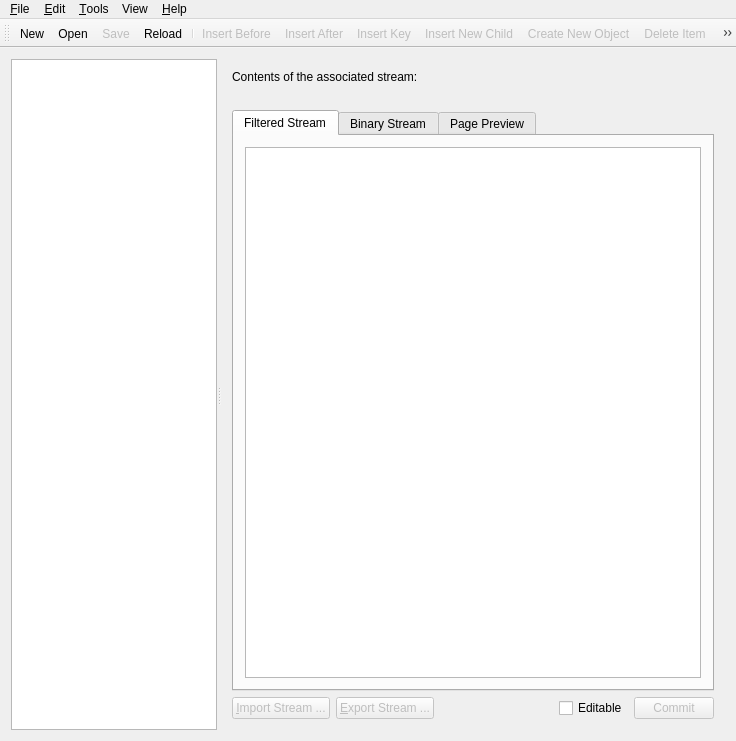
<ui version="4.0" >
 <class>PoDoFoBrowserBase</class>
 <widget class="QMainWindow" name="PoDoFoBrowserBase" >
  <property name="geometry" >
   <rect>
    <x>0</x>
    <y>0</y>
    <width>736</width>
    <height>741</height>
   </rect>
  </property>
  <property name="windowTitle" >
   <string>PoDoFo Browser</string>
  </property>
  <widget class="QWidget" name="widget" >
   <layout class="QGridLayout" name="gridLayout_3" >
    <item row="0" column="0" >
     <widget class="QSplitter" name="splitter" >
      <property name="orientation" >
       <enum>Qt::Horizontal</enum>
      </property>
      <widget class="QTreeView" name="listObjects" >
       <property name="mouseTracking" >
        <bool>false</bool>
       </property>
       <property name="alternatingRowColors" >
        <bool>true</bool>
       </property>
       <property name="indentation" >
        <number>15</number>
       </property>
       <property name="rootIsDecorated" >
        <bool>true</bool>
       </property>
      </widget>
      <widget class="QWidget" native="1" name="widget_2" >
       <layout class="QGridLayout" name="gridLayout_5" >
        <item row="0" column="0" >
         <layout class="QHBoxLayout" name="horizontalLayout" >
          <item>
           <widget class="QLabel" name="textLabel1" >
            <property name="sizePolicy" >
             <sizepolicy vsizetype="Preferred" hsizetype="Preferred" >
              <horstretch>2</horstretch>
              <verstretch>0</verstretch>
             </sizepolicy>
            </property>
            <property name="text" >
             <string>Contents of the associated stream:</string>
            </property>
            <property name="wordWrap" >
             <bool>false</bool>
            </property>
           </widget>
          </item>
         </layout>
        </item>
        <item row="1" column="0" >
         <widget class="QLabel" name="labelStream" >
          <property name="text" >
           <string/>
          </property>
          <property name="wordWrap" >
           <bool>false</bool>
          </property>
         </widget>
        </item>
        <item row="2" column="0" >
         <widget class="QTabWidget" name="stackedWidget" >
          <property name="currentIndex" >
           <number>0</number>
          </property>
          <widget class="QWidget" name="pageStream" >
           <attribute name="title" >
            <string>Filtered Stream</string>
           </attribute>
           <layout class="QGridLayout" name="gridLayout_4" >
            <item row="0" column="0" >
             <widget class="QTextEdit" name="textStream" >
              <property name="undoRedoEnabled" >
               <bool>false</bool>
              </property>
              <property name="readOnly" >
               <bool>true</bool>
              </property>
              <property name="acceptRichText" >
               <bool>false</bool>
              </property>
              <property name="textInteractionFlags" >
               <set>Qt::TextBrowserInteraction</set>
              </property>
             </widget>
            </item>
           </layout>
          </widget>
          <widget class="QWidget" name="pageHexView" >
           <attribute name="title" >
            <string>Binary Stream</string>
           </attribute>
           <layout class="QGridLayout" name="gridLayout_2" >
            <item row="0" column="0" >
             <widget class="QHexView" native="1" name="hexView" />
            </item>
           </layout>
          </widget>
          <widget class="QWidget" name="pageView" >
           <attribute name="title" >
            <string>Page Preview</string>
           </attribute>
           <layout class="QGridLayout" name="gridLayout" >
            <item row="0" column="0" colspan="2" >
             <widget class="PodofoView" name="podofoView" />
            </item>
            <item row="1" column="0" >
             <spacer name="horizontalSpacer" >
              <property name="orientation" >
               <enum>Qt::Horizontal</enum>
              </property>
              <property name="sizeHint" stdset="0" >
               <size>
                <width>384</width>
                <height>20</height>
               </size>
              </property>
             </spacer>
            </item>
            <item row="1" column="1" >
             <widget class="QPushButton" name="reloadButton" >
              <property name="text" >
               <string>Reload</string>
              </property>
             </widget>
            </item>
           </layout>
          </widget>
         </widget>
        </item>
        <item row="3" column="0" >
         <layout class="QHBoxLayout" >
          <property name="spacing" >
           <number>6</number>
          </property>
          <property name="margin" >
           <number>0</number>
          </property>
          <item>
           <widget class="QPushButton" name="buttonImport" >
            <property name="enabled" >
             <bool>false</bool>
            </property>
            <property name="text" >
             <string>&amp;Import Stream ...</string>
            </property>
            <property name="shortcut" >
             <string>Alt+I</string>
            </property>
           </widget>
          </item>
          <item>
           <widget class="QPushButton" name="buttonExport" >
            <property name="enabled" >
             <bool>false</bool>
            </property>
            <property name="text" >
             <string>&amp;Export Stream ...</string>
            </property>
            <property name="shortcut" >
             <string>Alt+E</string>
            </property>
           </widget>
          </item>
          <item>
           <spacer>
            <property name="orientation" >
             <enum>Qt::Horizontal</enum>
            </property>
            <property name="sizeType" >
             <enum>QSizePolicy::Expanding</enum>
            </property>
            <property name="sizeHint" stdset="0" >
             <size>
              <width>241</width>
              <height>21</height>
             </size>
            </property>
           </spacer>
          </item>
          <item>
           <widget class="QCheckBox" name="checkEditable" >
            <property name="text" >
             <string>Editable</string>
            </property>
           </widget>
          </item>
          <item>
           <widget class="QPushButton" name="commitButton" >
            <property name="enabled" >
             <bool>false</bool>
            </property>
            <property name="text" >
             <string>Commit</string>
            </property>
           </widget>
          </item>
         </layout>
        </item>
       </layout>
      </widget>
     </widget>
    </item>
   </layout>
   <zorder>splitter</zorder>
  </widget>
  <widget class="QToolBar" name="toolBar" >
   <property name="orientation" >
    <enum>Qt::Horizontal</enum>
   </property>
   <attribute name="toolBarArea" >
    <enum>TopToolBarArea</enum>
   </attribute>
   <attribute name="toolBarBreak" >
    <bool>false</bool>
   </attribute>
   <addaction name="fileNewAction" />
   <addaction name="fileOpenAction" />
   <addaction name="fileSaveAction" />
   <addaction name="fileReloadAction" />
   <addaction name="separator" />
   <addaction name="actionInsert_Before" />
   <addaction name="actionInsert_After" />
   <addaction name="actionInsert_Key" />
   <addaction name="actionInsert_Child" />
   <addaction name="actionCreateNewObject" />
   <addaction name="actionRemove_Item" />
   <addaction name="separator" />
   <addaction name="actionCatalogView" />
  </widget>
  <widget class="QMenuBar" name="MenuBar" >
   <property name="geometry" >
    <rect>
     <x>0</x>
     <y>0</y>
     <width>736</width>
     <height>28</height>
    </rect>
   </property>
   <widget class="QMenu" name="helpMenu" >
    <property name="title" >
     <string>&amp;Help</string>
    </property>
    <addaction name="helpAboutAction" />
   </widget>
   <widget class="QMenu" name="fileMenu" >
    <property name="title" >
     <string>&amp;File</string>
    </property>
    <addaction name="fileNewAction" />
    <addaction name="fileOpenAction" />
    <addaction name="fileSaveAction" />
    <addaction name="fileSaveAsAction" />
    <addaction name="fileReloadAction" />
    <addaction name="separator" />
    <addaction name="fileExitAction" />
   </widget>
   <widget class="QMenu" name="menuView" >
    <property name="title" >
     <string>View</string>
    </property>
    <addaction name="actionRefreshView" />
    <addaction name="actionCatalogView" />
   </widget>
   <widget class="QMenu" name="Tools" >
    <property name="title" >
     <string>&amp;Tools</string>
    </property>
    <addaction name="toolsToHexAction" />
    <addaction name="toolsFromHexAction" />
    <addaction name="actionToolsDisplayCodeForSelection" />
   </widget>
   <widget class="QMenu" name="Edit" >
    <property name="title" >
     <string>&amp;Edit</string>
    </property>
    <addaction name="editCutAction" />
    <addaction name="editnew_itemAction" />
    <addaction name="editPasteAction" />
    <addaction name="separator" />
    <addaction name="actionInsert_Before" />
    <addaction name="actionInsert_After" />
    <addaction name="actionInsert_Key" />
    <addaction name="actionInsert_Child" />
    <addaction name="separator" />
    <addaction name="actionCreateNewObject" />
    <addaction name="separator" />
    <addaction name="actionRemove_Item" />
    <addaction name="separator" />
    <addaction name="actionFind" />
    <addaction name="actionFindNext" />
    <addaction name="actionFindPrevious" />
    <addaction name="actionReplace" />
    <addaction name="separator" />
    <addaction name="actionGotoObject" />
    <addaction name="actionGotoPage" />
   </widget>
   <addaction name="fileMenu" />
   <addaction name="Edit" />
   <addaction name="Tools" />
   <addaction name="menuView" />
   <addaction name="helpMenu" />
  </widget>
  <action name="fileNewAction" >
   <property name="icon" >
    <iconset resource="podofobrowserrsrc.qrc" >
     <normaloff>:/icons/filenew.png</normaloff>:/icons/filenew.png</iconset>
   </property>
   <property name="text" >
    <string>&amp;New</string>
   </property>
   <property name="iconText" >
    <string>New</string>
   </property>
   <property name="shortcut" >
    <string>Ctrl+N</string>
   </property>
  </action>
  <action name="fileOpenAction" >
   <property name="icon" >
    <iconset resource="podofobrowserrsrc.qrc" >
     <normaloff>:/icons/fileopen.png</normaloff>:/icons/fileopen.png</iconset>
   </property>
   <property name="text" >
    <string>&amp;Open...</string>
   </property>
   <property name="iconText" >
    <string>Open</string>
   </property>
   <property name="shortcut" >
    <string>Ctrl+O</string>
   </property>
  </action>
  <action name="fileSaveAction" >
   <property name="enabled" >
    <bool>false</bool>
   </property>
   <property name="icon" >
    <iconset resource="podofobrowserrsrc.qrc" >
     <normaloff>:/icons/filesave.png</normaloff>:/icons/filesave.png</iconset>
   </property>
   <property name="text" >
    <string>&amp;Save</string>
   </property>
   <property name="iconText" >
    <string>Save</string>
   </property>
   <property name="shortcut" >
    <string>Ctrl+S</string>
   </property>
  </action>
  <action name="fileSaveAsAction" >
   <property name="enabled" >
    <bool>false</bool>
   </property>
   <property name="icon" >
    <iconset resource="podofobrowserrsrc.qrc" >
     <normaloff>:/icons/filesaveas.png</normaloff>:/icons/filesaveas.png</iconset>
   </property>
   <property name="text" >
    <string>Save &amp;As...</string>
   </property>
   <property name="iconText" >
    <string>Save As</string>
   </property>
   <property name="shortcut" >
    <string/>
   </property>
  </action>
  <action name="fileExitAction" >
   <property name="text" >
    <string>E&amp;xit</string>
   </property>
   <property name="iconText" >
    <string>Exit</string>
   </property>
   <property name="shortcut" >
    <string/>
   </property>
  </action>
  <action name="helpAboutAction" >
   <property name="text" >
    <string>&amp;About</string>
   </property>
   <property name="iconText" >
    <string>About</string>
   </property>
   <property name="shortcut" >
    <string/>
   </property>
  </action>
  <action name="toolsToHexAction" >
   <property name="text" >
    <string>Convert &amp;to Hexstring</string>
   </property>
   <property name="iconText" >
    <string>Convert &amp;to Hexstring</string>
   </property>
  </action>
  <action name="toolsFromHexAction" >
   <property name="text" >
    <string>Convert &amp;from Hexstring</string>
   </property>
   <property name="iconText" >
    <string>Convert &amp;from Hexstring</string>
   </property>
  </action>
  <action name="editCutAction" >
   <property name="enabled" >
    <bool>false</bool>
   </property>
   <property name="text" >
    <string>Cu&amp;t</string>
   </property>
   <property name="iconText" >
    <string>Cu&amp;t</string>
   </property>
  </action>
  <action name="editnew_itemAction" >
   <property name="enabled" >
    <bool>false</bool>
   </property>
   <property name="text" >
    <string>&amp;Copy</string>
   </property>
   <property name="iconText" >
    <string>&amp;Copy</string>
   </property>
  </action>
  <action name="editPasteAction" >
   <property name="enabled" >
    <bool>false</bool>
   </property>
   <property name="text" >
    <string>&amp;Paste</string>
   </property>
   <property name="iconText" >
    <string>&amp;Paste</string>
   </property>
  </action>
  <action name="actionInsert_Before" >
   <property name="enabled" >
    <bool>false</bool>
   </property>
   <property name="icon" >
    <iconset resource="podofobrowserrsrc.qrc" >
     <normaloff>:/icons/insert_elem_above.png</normaloff>:/icons/insert_elem_above.png</iconset>
   </property>
   <property name="text" >
    <string>Insert &amp;Before</string>
   </property>
  </action>
  <action name="actionInsert_After" >
   <property name="enabled" >
    <bool>false</bool>
   </property>
   <property name="icon" >
    <iconset resource="podofobrowserrsrc.qrc" >
     <normaloff>:/icons/insert_elem_below.png</normaloff>:/icons/insert_elem_below.png</iconset>
   </property>
   <property name="text" >
    <string>Insert &amp;After</string>
   </property>
  </action>
  <action name="actionInsert_Child" >
   <property name="enabled" >
    <bool>false</bool>
   </property>
   <property name="icon" >
    <iconset resource="podofobrowserrsrc.qrc" >
     <normaloff>:/icons/insert_child.png</normaloff>:/icons/insert_child.png</iconset>
   </property>
   <property name="text" >
    <string>Insert New &amp;Child</string>
   </property>
  </action>
  <action name="actionRemove_Item" >
   <property name="enabled" >
    <bool>false</bool>
   </property>
   <property name="icon" >
    <iconset resource="podofobrowserrsrc.qrc" >
     <normaloff>:/icons/deleteitem.png</normaloff>:/icons/deleteitem.png</iconset>
   </property>
   <property name="text" >
    <string>&amp;Delete Item</string>
   </property>
  </action>
  <action name="actionCreateNewObject" >
   <property name="enabled" >
    <bool>false</bool>
   </property>
   <property name="icon" >
    <iconset resource="podofobrowserrsrc.qrc" >
     <normaloff>:/icons/fix_dangling_reference.png</normaloff>:/icons/fix_dangling_reference.png</iconset>
   </property>
   <property name="text" >
    <string>Create New Object</string>
   </property>
  </action>
  <action name="actionInsert_Key" >
   <property name="enabled" >
    <bool>false</bool>
   </property>
   <property name="icon" >
    <iconset resource="podofobrowserrsrc.qrc" >
     <normaloff>:/icons/insert_key.png</normaloff>:/icons/insert_key.png</iconset>
   </property>
   <property name="text" >
    <string>Insert &amp;Key</string>
   </property>
  </action>
  <action name="fileReloadAction" >
   <property name="icon" >
    <iconset resource="podofobrowserrsrc.qrc" >
     <normaloff>:/icons/reload.png</normaloff>:/icons/reload.png</iconset>
   </property>
   <property name="text" >
    <string>Reload</string>
   </property>
  </action>
  <action name="actionRefreshView" >
   <property name="text" >
    <string>Refresh View (DEBUG)</string>
   </property>
  </action>
  <action name="actionDisplay_Selected_Object" >
   <property name="text" >
    <string>Display Selected Object</string>
   </property>
  </action>
  <action name="actionToolsDisplayCodeForSelection" >
   <property name="text" >
    <string>&amp;Display Code For Selection</string>
   </property>
  </action>
  <action name="actionCatalogView" >
   <property name="checkable" >
    <bool>true</bool>
   </property>
   <property name="checked" >
    <bool>true</bool>
   </property>
   <property name="enabled" >
    <bool>false</bool>
   </property>
   <property name="text" >
    <string>Catalog View</string>
   </property>
  </action>
  <action name="actionFind" >
   <property name="text" >
    <string>&amp;Find...</string>
   </property>
   <property name="shortcut" >
    <string>Ctrl+F</string>
   </property>
  </action>
  <action name="actionFindNext" >
   <property name="text" >
    <string>Find &amp;Next</string>
   </property>
   <property name="shortcut" >
    <string>F3</string>
   </property>
  </action>
  <action name="actionFindPrevious" >
   <property name="text" >
    <string>Find &amp;Previous</string>
   </property>
   <property name="shortcut" >
    <string>Shift+F3</string>
   </property>
  </action>
  <action name="actionReplace" >
   <property name="text" >
    <string>&amp;Replace...</string>
   </property>
   <property name="shortcut" >
    <string>Ctrl+R</string>
   </property>
  </action>
  <action name="actionGotoObject" >
   <property name="text" >
    <string>&amp;Goto Object...</string>
   </property>
   <property name="shortcut" >
    <string>Ctrl+G</string>
   </property>
  </action>
  <action name="actionGotoPage" >
   <property name="text" >
    <string>Goto Pa&amp;ge...</string>
   </property>
   <property name="shortcut" >
    <string>Ctrl+P</string>
   </property>
  </action>
 </widget>
 <layoutdefault spacing="6" margin="11" />
 <customwidgets>
  <customwidget>
   <class>QHexView</class>
   <extends>QWidget</extends>
   <header>hexwidget/QHexView.h</header>
   <container>1</container>
  </customwidget>
  <customwidget>
   <class>PodofoView</class>
   <extends>QGraphicsView</extends>
   <header>podofoview.h</header>
  </customwidget>
 </customwidgets>
 <resources>
  <include location="podofobrowserrsrc.qrc" />
 </resources>
 <connections>
  <connection>
   <sender>fileNewAction</sender>
   <signal>activated()</signal>
   <receiver>PoDoFoBrowserBase</receiver>
   <slot>fileNew()</slot>
   <hints>
    <hint type="sourcelabel" >
     <x>-1</x>
     <y>-1</y>
    </hint>
    <hint type="destinationlabel" >
     <x>20</x>
     <y>20</y>
    </hint>
   </hints>
  </connection>
  <connection>
   <sender>fileOpenAction</sender>
   <signal>activated()</signal>
   <receiver>PoDoFoBrowserBase</receiver>
   <slot>fileOpen()</slot>
   <hints>
    <hint type="sourcelabel" >
     <x>-1</x>
     <y>-1</y>
    </hint>
    <hint type="destinationlabel" >
     <x>20</x>
     <y>20</y>
    </hint>
   </hints>
  </connection>
  <connection>
   <sender>fileSaveAction</sender>
   <signal>activated()</signal>
   <receiver>PoDoFoBrowserBase</receiver>
   <slot>fileSave()</slot>
   <hints>
    <hint type="sourcelabel" >
     <x>-1</x>
     <y>-1</y>
    </hint>
    <hint type="destinationlabel" >
     <x>20</x>
     <y>20</y>
    </hint>
   </hints>
  </connection>
  <connection>
   <sender>fileSaveAsAction</sender>
   <signal>activated()</signal>
   <receiver>PoDoFoBrowserBase</receiver>
   <slot>fileSaveAs()</slot>
   <hints>
    <hint type="sourcelabel" >
     <x>-1</x>
     <y>-1</y>
    </hint>
    <hint type="destinationlabel" >
     <x>20</x>
     <y>20</y>
    </hint>
   </hints>
  </connection>
  <connection>
   <sender>fileExitAction</sender>
   <signal>activated()</signal>
   <receiver>PoDoFoBrowserBase</receiver>
   <slot>fileExit()</slot>
   <hints>
    <hint type="sourcelabel" >
     <x>-1</x>
     <y>-1</y>
    </hint>
    <hint type="destinationlabel" >
     <x>20</x>
     <y>20</y>
    </hint>
   </hints>
  </connection>
  <connection>
   <sender>helpAboutAction</sender>
   <signal>activated()</signal>
   <receiver>PoDoFoBrowserBase</receiver>
   <slot>helpAbout()</slot>
   <hints>
    <hint type="sourcelabel" >
     <x>-1</x>
     <y>-1</y>
    </hint>
    <hint type="destinationlabel" >
     <x>20</x>
     <y>20</y>
    </hint>
   </hints>
  </connection>
  <connection>
   <sender>toolsToHexAction</sender>
   <signal>activated()</signal>
   <receiver>PoDoFoBrowserBase</receiver>
   <slot>toolsToHex()</slot>
   <hints>
    <hint type="sourcelabel" >
     <x>-1</x>
     <y>-1</y>
    </hint>
    <hint type="destinationlabel" >
     <x>20</x>
     <y>20</y>
    </hint>
   </hints>
  </connection>
  <connection>
   <sender>toolsFromHexAction</sender>
   <signal>activated()</signal>
   <receiver>PoDoFoBrowserBase</receiver>
   <slot>toolsFromHex()</slot>
   <hints>
    <hint type="sourcelabel" >
     <x>-1</x>
     <y>-1</y>
    </hint>
    <hint type="destinationlabel" >
     <x>20</x>
     <y>20</y>
    </hint>
   </hints>
  </connection>
  <connection>
   <sender>checkEditable</sender>
   <signal>toggled(bool)</signal>
   <receiver>commitButton</receiver>
   <slot>setEnabled(bool)</slot>
   <hints>
    <hint type="sourcelabel" >
     <x>765</x>
     <y>608</y>
    </hint>
    <hint type="destinationlabel" >
     <x>822</x>
     <y>609</y>
    </hint>
   </hints>
  </connection>
 </connections>
</ui>
